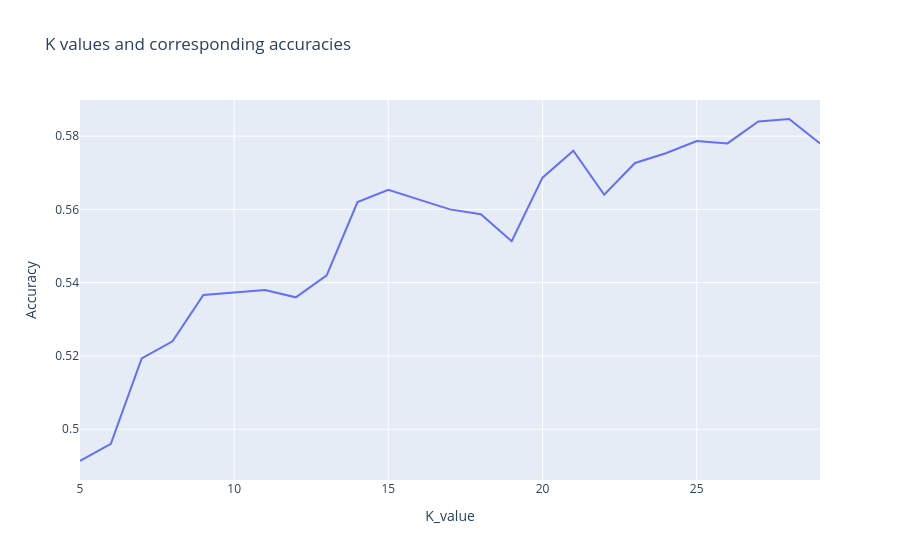

Notebook cell for this chart:
### Code cell
see_optimum_k(accuracies, "sklearn_model")

### Figure 1 — Plotly figure (JSON) as saved in the notebook; plotly's stock layout.template omitted (floating-point values rounded to 4 significant figures)
{"data": [{"hovertemplate": "K_value=%{x}<br>Accuracy=%{y}<extra></extra>", "legendgroup": "", "line": {"color": "#636efa", "dash": "solid"}, "marker": {"symbol": "circle"}, "mode": "lines", "name": "", "orientation": "v", "showlegend": false, "type": "scatter", "x": [5, 6, 7, 8, 9, 10, 11, 12, 13, 14, 15, 16, 17, 18, 19, 20, 21, 22, 23, 24, 25, 26, 27, 28, 29], "xaxis": "x", "y": [0.4913, 0.496, 0.5193, 0.524, 0.5367, 0.5373, 0.538, 0.536, 0.542, 0.562, 0.5653, 0.5627, 0.56, 0.5587, 0.5513, 0.5687, 0.576, 0.564, 0.5727, 0.5753, 0.5787, 0.578, 0.584, 0.5847, 0.578], "yaxis": "y"}], "layout": {"legend": {"tracegroupgap": 0}, "title": {"text": "K values and corresponding accuracies"}, "xaxis": {"anchor": "y", "domain": [0, 1], "title": {"text": "K_value"}}, "yaxis": {"anchor": "x", "domain": [0, 1], "title": {"text": "Accuracy"}}}}
